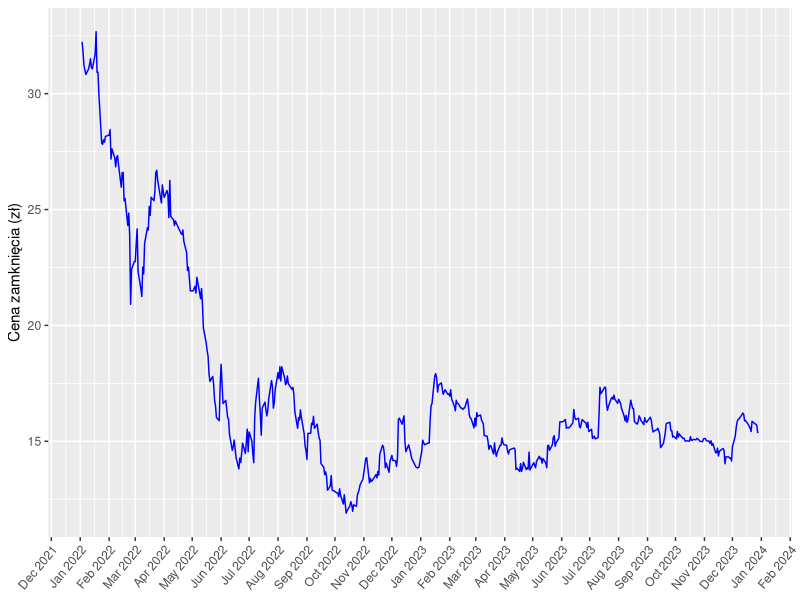
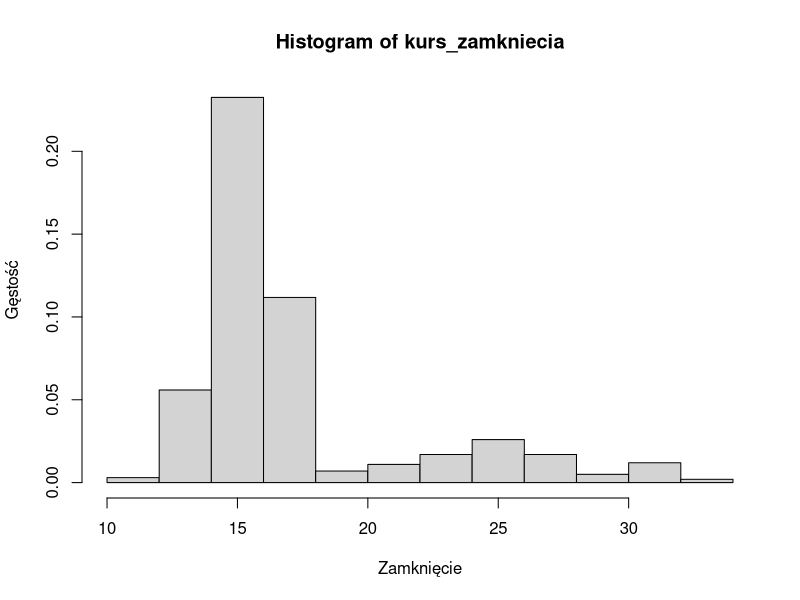
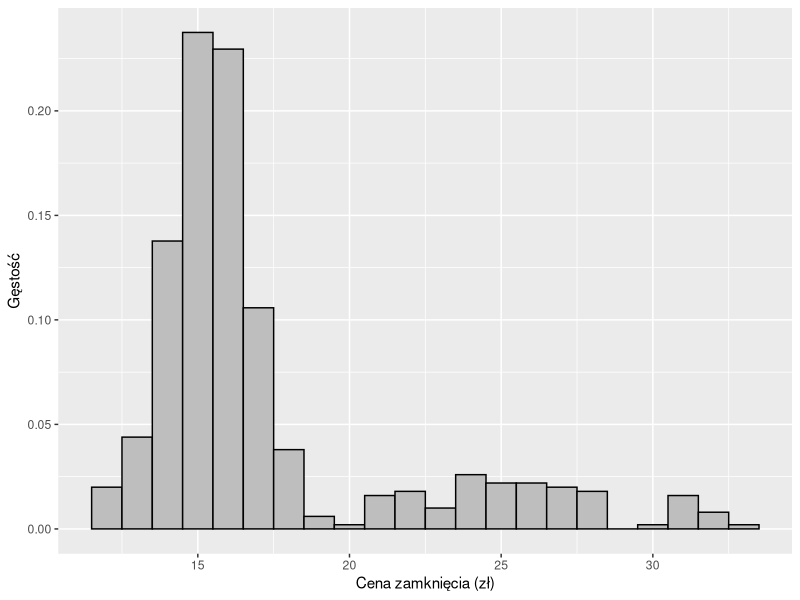
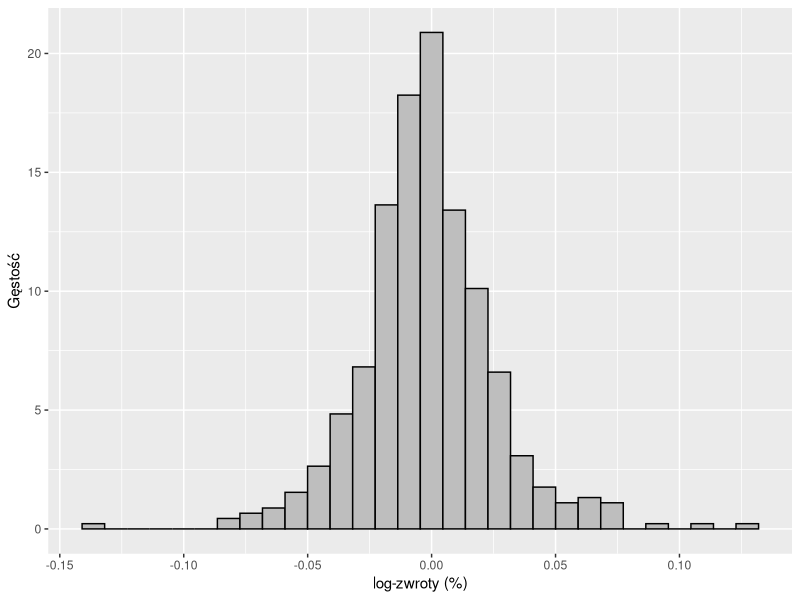
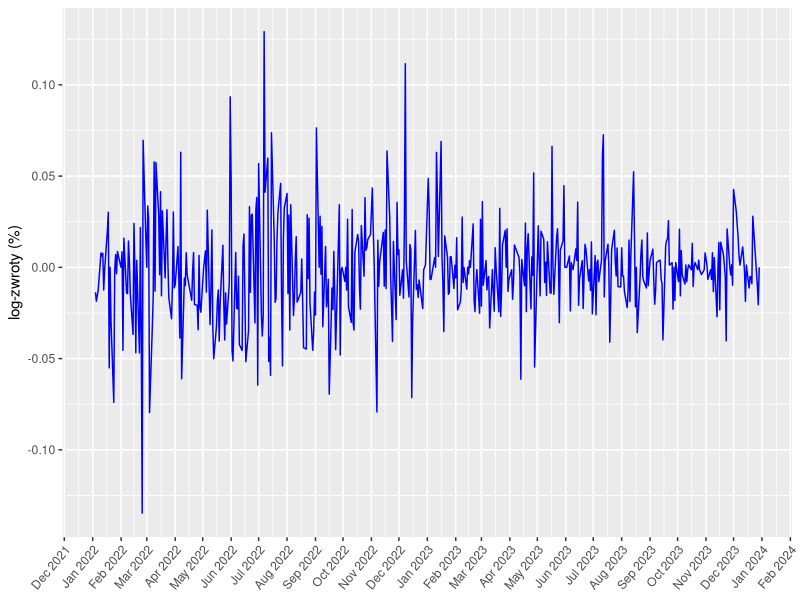
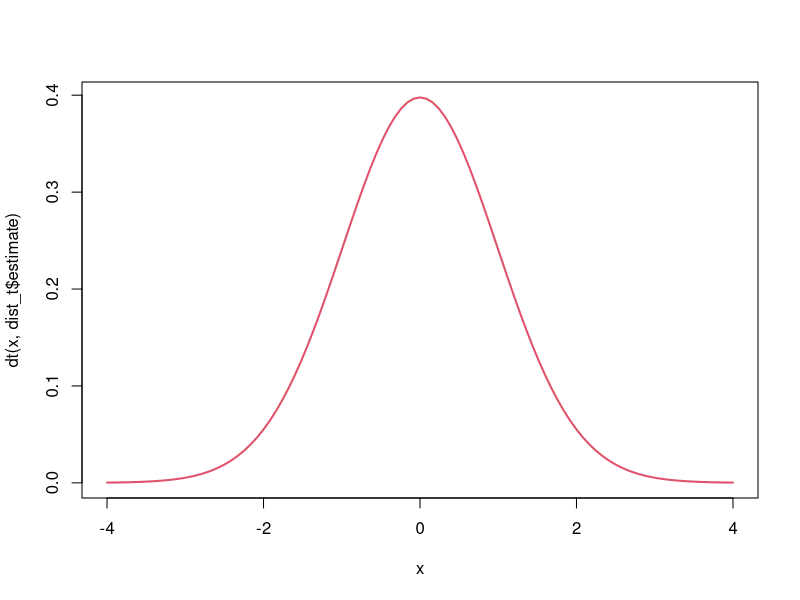
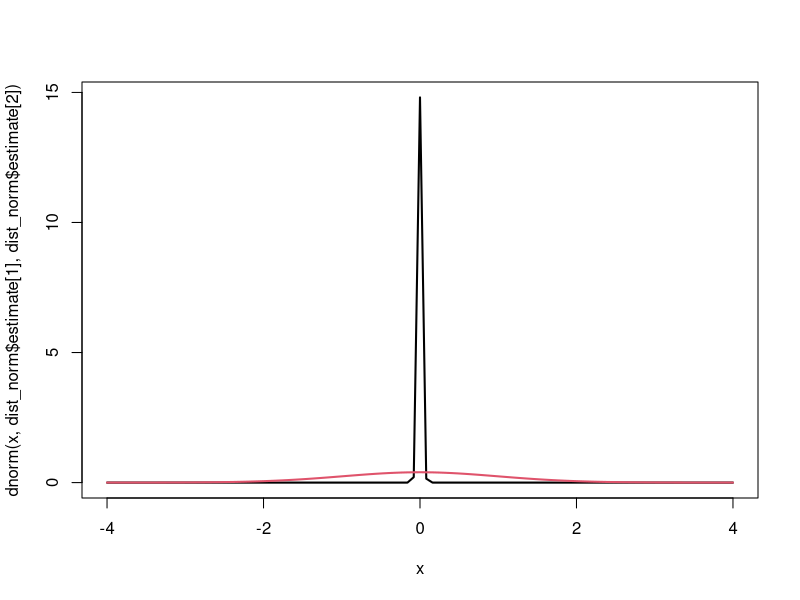
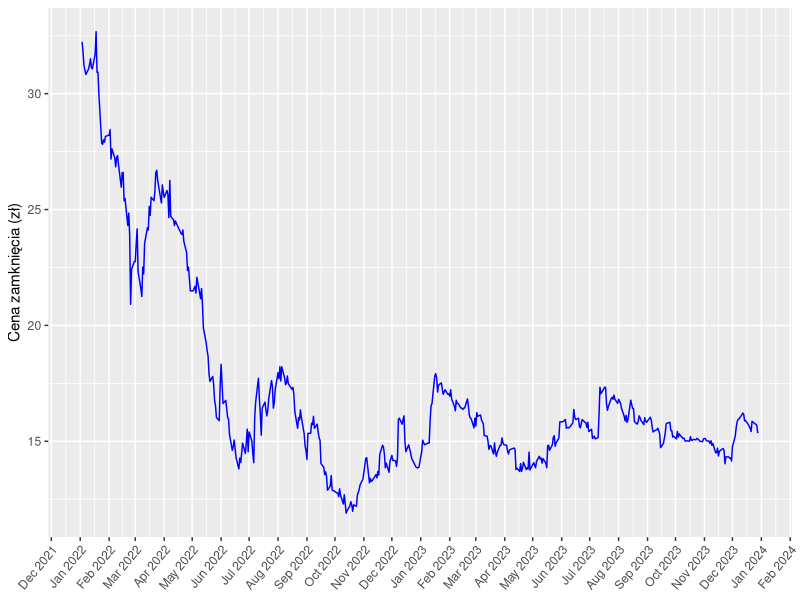

The R source for these figures, in order:
install.packages("ggplot2")
install.packages("fitdistrplus")


library(ggplot2)
library(fitdistrplus)

# Ustawienie lokalizacij konsoli
install.packages("rstudioapi")
setwd(dirname(rstudioapi::getSourceEditorContext()$path))
getwd()



#-----------------------------------------
# Zad 1
# Ceny akcji spółki na rok 2022
#-----------------------------------------


cln <- read.csv("cln_d.csv")

kurs_zamkniecia <- cln$Zamkniecie
kurs_data <- as.Date(cln$Data)

clnf <- data.frame(data = kurs_data, zamkniecie = kurs_zamkniecia)

#-----------------------------------------
# Wykres zamknięcia
#-----------------------------------------

wykres_kursu <- ggplot(clnf, aes(x = data, y = zamkniecie, group = 1)) +
  geom_line(color = "blue") +
  labs(x = NULL, y = "Cena zamknięcia (zł)") +
  scale_x_date(
    date_breaks = "1 month",
    date_labels = "%b %Y",
    limits = c(min(clnf$data), max(clnf$data))
  ) +
  theme(axis.text.x = element_text(angle = 50, vjust = 1, hjust = 1))

wykres_kursu

ggsave(
  "img/Wykres_cen_akcji_cln.png",
  plot = wykres_kursu,
  width = 12,
  height = 9,
  units = "cm",
  dpi = 480
)

#-----------------------------------------
# Histogram kursów zamknięcia
#-----------------------------------------

histogram_kursu_ggplot <- ggplot(
  clnf,
  aes(x = zamkniecie, y = after_stat(density))
) +
  geom_histogram(binwidth = 1, fill = "grey", color = "black") +
  labs(title = NULL, x = "Cena zamknięcia (zł)", y = "Gęstość")

hist(kurs_zamkniecia, prob = TRUE, xlab = "Zamknięcie", ylab = "Gęstość")

histogram_kursu_ggplot

ggsave(
  "img/historgram_cln.png",
  plot = histogram_kursu_ggplot,
  width = 12,
  height = 9,
  units = "cm",
  dpi = 480
)

#-----------------------------------------
# Log zwroty (stopy zwrotu)
#-----------------------------------------


log_zwroty_cln <- diff(log(kurs_zamkniecia))

# Przycięcie pierwszego elementu kurs_data
kurs_data_cut <- kurs_data[-1]

log_zwroty_clndf <- data.frame(data = kurs_data_cut, log_zwroty= log_zwroty_cln)

?hist


histogram_zwrotów_ggplot <- ggplot(
  log_zwroty_clndf,
  aes(x = log_zwroty, y = after_stat(density))
) +
  geom_histogram(fill = "grey", color = "black") +
  labs(title = NULL, x = "log-zwroty (%)", y = "Gęstość")

histogram_zwrotów_ggplot

wykres_zwrotów <- ggplot(log_zwroty_clndf, aes(x = data, y = log_zwroty, group = 1)) +
  geom_line(color = "blue") +
  labs(x = NULL, y = "log-zwroty (%)") +
  scale_x_date(
    date_breaks = "1 month",
    date_labels = "%b %Y",
    limits = c(min(kurs_data_cut), max(kurs_data_cut))
  ) +
  theme(axis.text.x = element_text(angle = 50, vjust = 1, hjust = 1))

wykres_zwrotów

ggsave(
  "img/historgram_zwrotów_cln.png",
  plot = histogram_zwrotów_ggplot,
  width = 12,
  height = 9,
  units = "cm",
  dpi = 480
)

ggsave(
  "img/wykres_zwrotów_cln.png",
  plot = wykres_zwrotów,
  width = 12,
  height = 9,
  units = "cm",
  dpi = 480
)

#-----------------------------------------
# Estymacja parametrów rozkładu normalnego i t-studenta
#-----------------------------------------

dist_norm <- fitdist(log_zwroty_cln, "norm")
dist_t <- fitdist(log_zwroty_cln, "t", start=list(df=12))

curve(dt(x,dist_t$estimate), xlim=c(-4,4), col=2,lwd=2)


dist_norm
dist_t
#-----------------------------------------
# Wykresy diagnostyczne
#-----------------------------------------

par(mfrow=c(1,1))
curve(dnorm(x,dist_norm$estimate[1],dist_norm$estimate[2]), xlim=c(-4,4),lwd=2)
curve(dt(x,dist_t$estimate), add=T, col=2,lwd=2)

key <- c("norm", "t-student")
png(
  "img/wykresy_diagnostyczne_cln.png",
  width = 18,
  height = 18,
  pointsize = 9,
  units = "cm",
  res = 480
)
par(mfrow = c(2, 2))
denscomp(list(dist_norm, dist_t), legendtext = key)
qqcomp(list(dist_norm, dist_t), legendtext = key)
cdfcomp(list(dist_norm, dist_t), legendtext = key)
ppcomp(list(dist_norm, dist_t), legendtext = key)

dev.off()


#-----------------------------------------
# Analiza wartości statystyk
#-----------------------------------------

gofstat(
  list(dist_norm, dist_t),
  fitnames = key
)


#-----------------------------------------
# Zad 5
# Test hipotezy o równości rozkładów
#-----------------------------------------

iterations <- 10000
n <- length(log_zwroty_cln)
n

D <- c()

for (i in 1:iterations) {
  y_ln <- rnorm(n, dist_norm$estimate[1], dist_norm$estimate[2])
  D[i] <- ks.test(
    y_ln,
    pnorm,
    dist_norm$estimate[1],
    dist_norm$estimate[2],
    exact = TRUE
  )$statistic
}

# Obliczamy dn_ln, czyli wartosc statystyki D,
# dla danych kurs_zamkniecia i rozkładu F0 wybranego w punkcie
dn_n <- ks.test(
  log_zwroty_cln,
  pnorm,
  dist_norm$estimate[1],
  dist_norm$estimate[2],
  exact = TRUE
)$statistic

dn_n

png(
  "img/hipoteza_o_rownosci_cln.png",
  width = 9,
  height = 12,
  pointsize = 9,
  units = "cm",
  res = 480
)
par(mfrow = c(1, 1))
hist(D, prob = TRUE, xlab = "")
points(dn_n, 0, pch = 19, col = "red")
dev.off()


# Odleglosc dystrybuanty empirycznej dla kurs_zamkniecia,
# oraz dystrybuanty F0 jest istotnie większa od odleglosci obserwowanych
# dla probek tej samej licznosci z rozkladu F0.

p_value_n <- length(D[D > dn_n]) / iterations
p_value_n


alfa <- c(0.05)
p_value_n <= alfa
# Wartosc p-value jest mniejsza od przyjetego poziomu istotnosci, zatem
# hipoteze o rownosci dystrybuant (F = F0, gdzie F poszukiwany rozklad) odrzucam.
